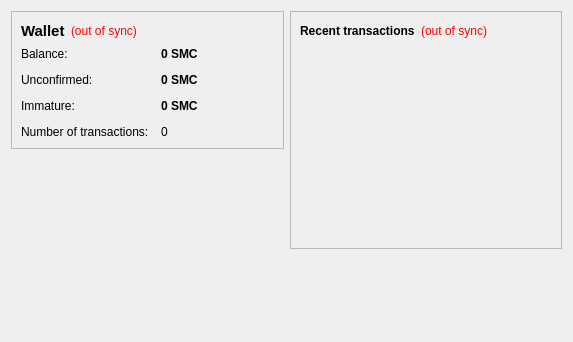
<?xml version="1.0" encoding="UTF-8"?>
<ui version="4.0">
 <class>OverviewPage</class>
 <widget class="QWidget" name="OverviewPage">
  <property name="geometry">
   <rect>
    <x>0</x>
    <y>0</y>
    <width>573</width>
    <height>342</height>
   </rect>
  </property>
  <property name="windowTitle">
   <string>Form</string>
  </property>
  <layout class="QHBoxLayout" name="horizontalLayout" stretch="1,1">
   <item>
    <layout class="QVBoxLayout" name="verticalLayout_2">
     <item>
      <widget class="QFrame" name="frame">
       <property name="frameShape">
        <enum>QFrame::StyledPanel</enum>
       </property>
       <property name="frameShadow">
        <enum>QFrame::Raised</enum>
       </property>
       <layout class="QVBoxLayout" name="verticalLayout_4">
        <item>
         <layout class="QHBoxLayout" name="horizontalLayout_4">
          <item>
           <widget class="QLabel" name="label_5">
            <property name="font">
             <font>
              <pointsize>11</pointsize>
              <weight>75</weight>
              <bold>true</bold>
             </font>
            </property>
            <property name="text">
             <string>Wallet</string>
            </property>
           </widget>
          </item>
          <item>
           <widget class="QLabel" name="labelWalletStatus">
            <property name="toolTip">
             <string>The displayed information may be out of date. Your wallet automatically synchronizes with the niccoin network after a connection is established, but this process has not completed yet.</string>
            </property>
            <property name="styleSheet">
             <string notr="true">QLabel { color: red; }</string>
            </property>
            <property name="text">
             <string notr="true">(out of sync)</string>
            </property>
            <property name="alignment">
             <set>Qt::AlignLeading|Qt::AlignLeft|Qt::AlignVCenter</set>
            </property>
           </widget>
          </item>
          <item>
           <spacer name="horizontalSpacer_2">
            <property name="orientation">
             <enum>Qt::Horizontal</enum>
            </property>
            <property name="sizeHint" stdset="0">
             <size>
              <width>40</width>
              <height>20</height>
             </size>
            </property>
           </spacer>
          </item>
         </layout>
        </item>
        <item>
         <layout class="QFormLayout" name="formLayout_2">
          <property name="fieldGrowthPolicy">
           <enum>QFormLayout::AllNonFixedFieldsGrow</enum>
          </property>
          <property name="horizontalSpacing">
           <number>12</number>
          </property>
          <property name="verticalSpacing">
           <number>12</number>
          </property>
          <item row="0" column="0">
           <widget class="QLabel" name="label">
            <property name="text">
             <string>Balance:</string>
            </property>
           </widget>
          </item>
          <item row="0" column="1">
           <widget class="QLabel" name="labelBalance">
            <property name="font">
             <font>
              <weight>75</weight>
              <bold>true</bold>
             </font>
            </property>
            <property name="cursor">
             <cursorShape>IBeamCursor</cursorShape>
            </property>
            <property name="toolTip">
             <string>Your current balance</string>
            </property>
            <property name="text">
             <string notr="true">0 SMC</string>
            </property>
            <property name="textInteractionFlags">
             <set>Qt::LinksAccessibleByMouse|Qt::TextSelectableByKeyboard|Qt::TextSelectableByMouse</set>
            </property>
           </widget>
          </item>
          <item row="1" column="0">
           <widget class="QLabel" name="label_3">
            <property name="text">
             <string>Unconfirmed:</string>
            </property>
           </widget>
          </item>
          <item row="1" column="1">
           <widget class="QLabel" name="labelUnconfirmed">
            <property name="font">
             <font>
              <weight>75</weight>
              <bold>true</bold>
             </font>
            </property>
            <property name="cursor">
             <cursorShape>IBeamCursor</cursorShape>
            </property>
            <property name="toolTip">
             <string>Total of transactions that have yet to be confirmed, and do not yet count toward the current balance</string>
            </property>
            <property name="text">
             <string notr="true">0 SMC</string>
            </property>
            <property name="textInteractionFlags">
             <set>Qt::LinksAccessibleByMouse|Qt::TextSelectableByKeyboard|Qt::TextSelectableByMouse</set>
            </property>
           </widget>
          </item>
          <item row="3" column="0">
           <widget class="QLabel" name="label_2">
            <property name="text">
             <string>Number of transactions:</string>
            </property>
           </widget>
          </item>
          <item row="3" column="1">
           <widget class="QLabel" name="labelNumTransactions">
            <property name="toolTip">
             <string>Total number of transactions in wallet</string>
            </property>
            <property name="text">
             <string notr="true">0</string>
            </property>
           </widget>
          </item>
          <item row="2" column="0">
           <widget class="QLabel" name="labelImmatureText">
            <property name="text">
             <string>Immature:</string>
            </property>
           </widget>
          </item>
          <item row="2" column="1">
           <widget class="QLabel" name="labelImmature">
            <property name="font">
             <font>
              <weight>75</weight>
              <bold>true</bold>
             </font>
            </property>
            <property name="toolTip">
             <string>Mined balance that has not yet matured</string>
            </property>
            <property name="text">
             <string notr="true">0 SMC</string>
            </property>
            <property name="textInteractionFlags">
             <set>Qt::LinksAccessibleByMouse|Qt::TextSelectableByKeyboard|Qt::TextSelectableByMouse</set>
            </property>
           </widget>
          </item>
         </layout>
        </item>
       </layout>
      </widget>
     </item>
     <item>
      <spacer name="verticalSpacer">
       <property name="orientation">
        <enum>Qt::Vertical</enum>
       </property>
       <property name="sizeHint" stdset="0">
        <size>
         <width>20</width>
         <height>40</height>
        </size>
       </property>
      </spacer>
     </item>
    </layout>
   </item>
   <item>
    <layout class="QVBoxLayout" name="verticalLayout_3">
     <item>
      <widget class="QFrame" name="frame_2">
       <property name="frameShape">
        <enum>QFrame::StyledPanel</enum>
       </property>
       <property name="frameShadow">
        <enum>QFrame::Raised</enum>
       </property>
       <layout class="QVBoxLayout" name="verticalLayout">
        <item>
         <layout class="QHBoxLayout" name="horizontalLayout_2">
          <item>
           <widget class="QLabel" name="label_4">
            <property name="text">
             <string>&lt;b&gt;Recent transactions&lt;/b&gt;</string>
            </property>
           </widget>
          </item>
          <item>
           <widget class="QLabel" name="labelTransactionsStatus">
            <property name="toolTip">
             <string>The displayed information may be out of date. Your wallet automatically synchronizes with the niccoin network after a connection is established, but this process has not completed yet.</string>
            </property>
            <property name="styleSheet">
             <string notr="true">QLabel { color: red; }</string>
            </property>
            <property name="text">
             <string notr="true">(out of sync)</string>
            </property>
            <property name="alignment">
             <set>Qt::AlignRight|Qt::AlignTrailing|Qt::AlignVCenter</set>
            </property>
           </widget>
          </item>
          <item>
           <spacer name="horizontalSpacer">
            <property name="orientation">
             <enum>Qt::Horizontal</enum>
            </property>
            <property name="sizeHint" stdset="0">
             <size>
              <width>40</width>
              <height>20</height>
             </size>
            </property>
           </spacer>
          </item>
         </layout>
        </item>
        <item>
         <widget class="QListView" name="listTransactions">
          <property name="styleSheet">
           <string notr="true">QListView { background: transparent; }</string>
          </property>
          <property name="frameShape">
           <enum>QFrame::NoFrame</enum>
          </property>
          <property name="verticalScrollBarPolicy">
           <enum>Qt::ScrollBarAlwaysOff</enum>
          </property>
          <property name="horizontalScrollBarPolicy">
           <enum>Qt::ScrollBarAlwaysOff</enum>
          </property>
          <property name="selectionMode">
           <enum>QAbstractItemView::NoSelection</enum>
          </property>
         </widget>
        </item>
       </layout>
      </widget>
     </item>
     <item>
      <spacer name="verticalSpacer_2">
       <property name="orientation">
        <enum>Qt::Vertical</enum>
       </property>
       <property name="sizeHint" stdset="0">
        <size>
         <width>20</width>
         <height>40</height>
        </size>
       </property>
      </spacer>
     </item>
    </layout>
   </item>
  </layout>
 </widget>
 <resources/>
 <connections/>
</ui>
